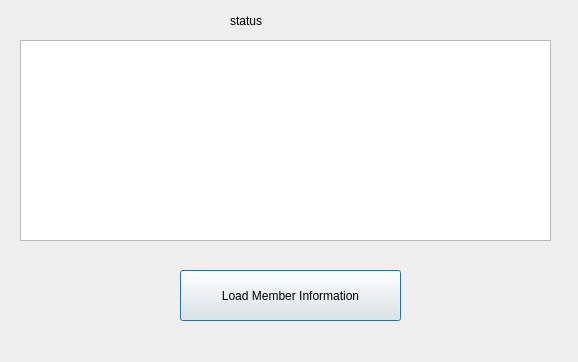
<?xml version="1.0" encoding="UTF-8"?>
<ui version="4.0">
 <class>ViewMember</class>
 <widget class="QDialog" name="ViewMember">
  <property name="geometry">
   <rect>
    <x>0</x>
    <y>0</y>
    <width>578</width>
    <height>362</height>
   </rect>
  </property>
  <property name="windowTitle">
   <string>Dialog</string>
  </property>
  <widget class="QLabel" name="status">
   <property name="geometry">
    <rect>
     <x>230</x>
     <y>10</y>
     <width>71</width>
     <height>21</height>
    </rect>
   </property>
   <property name="text">
    <string>status</string>
   </property>
  </widget>
  <widget class="QPushButton" name="Load_btn">
   <property name="geometry">
    <rect>
     <x>180</x>
     <y>270</y>
     <width>221</width>
     <height>51</height>
    </rect>
   </property>
   <property name="text">
    <string>Load Member Information</string>
   </property>
  </widget>
  <widget class="QTableView" name="tableView">
   <property name="geometry">
    <rect>
     <x>20</x>
     <y>40</y>
     <width>531</width>
     <height>201</height>
    </rect>
   </property>
  </widget>
 </widget>
 <resources/>
 <connections/>
</ui>
